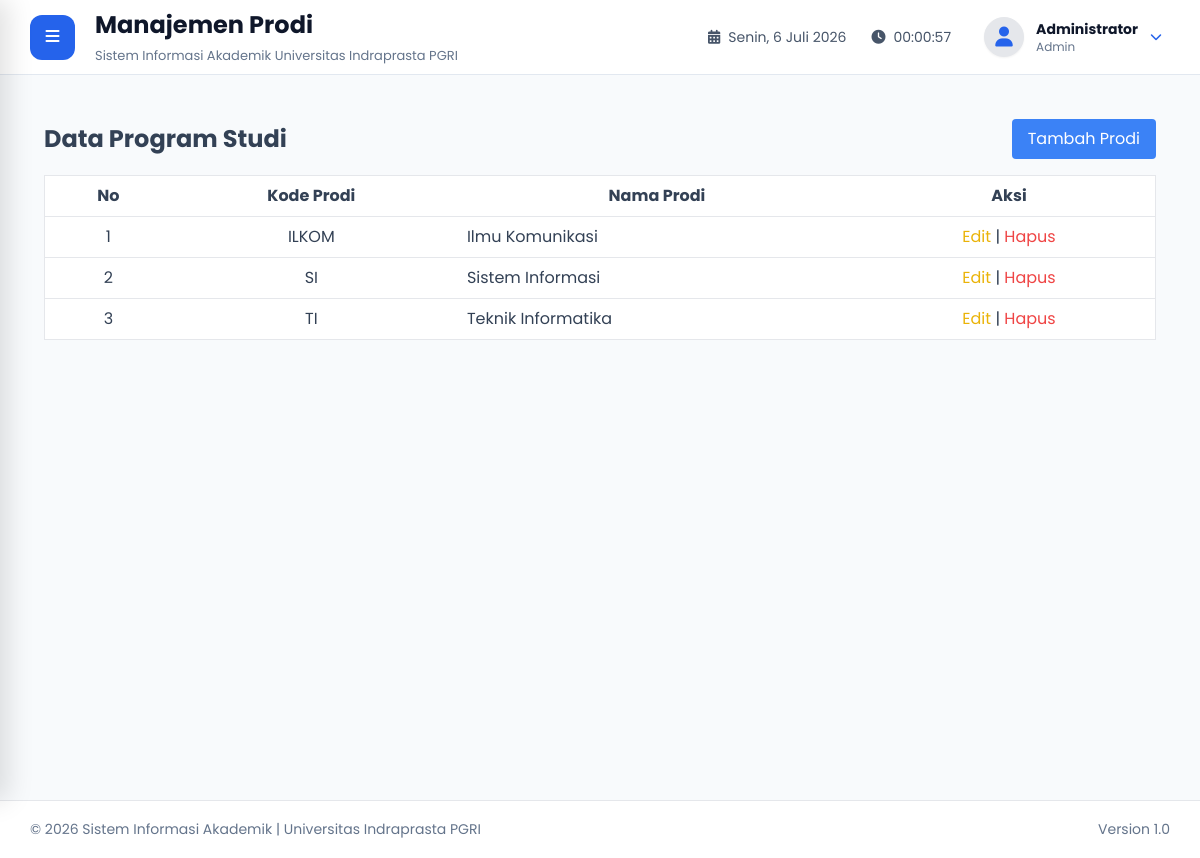
Screenshot of /admin/prodi/index.php (signed in) with the database file from the repository.
### tables this page shows
CREATE TABLE IF NOT EXISTS `prodi` (
  `id_prodi` char(36) NOT NULL,
  `kode_prodi` varchar(10) NOT NULL,
  `nama_prodi` varchar(100) NOT NULL,
  PRIMARY KEY (`id_prodi`),
  UNIQUE KEY `kode_prodi` (`kode_prodi`)
);

### admin/prodi/index.php (the view, shortened to what this page needs)
<?php
require_once "../../layout/header.php";
require_once "../../layout/sidebar.php";
require_once "../../layout/navbar.php";
require_once "../../config/koneksi.php";
$prodi = $pdo->query("SELECT * FROM prodi ORDER BY kode_prodi ASC")->fetchAll();
?>
<div class="p-6">
    <div class="flex justify-between items-center mb-4">
        <h1 class="text-2xl font-bold">Data Program Studi</h1>
        <a href="tambah.php" class="bg-blue-500 text-white px-4 py-2 rounded">Tambah Prodi</a>
    </div>
    <table class="min-w-full bg-white border">
        <thead>
            <tr>
                <th class="py-2 px-4 border-b">No</th>
                <th class="py-2 px-4 border-b">Kode Prodi</th>
                <th class="py-2 px-4 border-b">Nama Prodi</th>
                <th class="py-2 px-4 border-b">Aksi</th>
            </tr>
        </thead>
        <tbody>
            <?php foreach($prodi as $i => $p): ?>
            <tr>
                <td class="py-2 px-4 border-b text-center"><?= $i+1 ?></td>
                <td class="py-2 px-4 border-b text-center"><?= htmlspecialchars($p['kode_prodi']) ?></td>
                <td class="py-2 px-4 border-b"><?= htmlspecialchars($p['nama_prodi']) ?></td>
                <td class="py-2 px-4 border-b text-center">
                    <a href="edit.php?id=<?= $p['id_prodi'] ?>" class="text-yellow-500">Edit</a> |
                    <a href="hapus.php?id=<?= $p['id_prodi'] ?>" class="text-red-500" onclick="return confirm('Yakin hapus?')">Hapus</a>
                </td>
            </tr>
            <?php endforeach; ?>
        </tbody>
    </table>
</div>
<?php require_once "../../layout/footer.php"; ?>

### assets/css/style.css (style rules this page uses)
* { margin:0; padding:0; box-sizing:border-box; font-family:'Poppins',sans-serif; }
html { scroll-behavior:smooth; }
body { background:#f1f5f9; color:#334155; overflow-x:hidden; }
a { text-decoration:none; color:inherit; }
.text-center { text-align:center; }
.mb-4 { margin-bottom:40px; }
.rounded { border-radius:12px; }

### rows the page displays
prodi: kode_prodi "ILKOM", nama_prodi "Ilmu Komunikasi"
prodi: kode_prodi "SI", nama_prodi "Sistem Informasi"
prodi: kode_prodi "TI", nama_prodi "Teknik Informatika"

### other values shown
$pageTitle "Manajemen Prodi"
$nama "Administrator"
$role "Admin"
NAMA_APLIKASI "Sistem Informasi Akademik"
NAMA_KAMPUS "Universitas Indraprasta PGRI"
VERSI "1.0"
